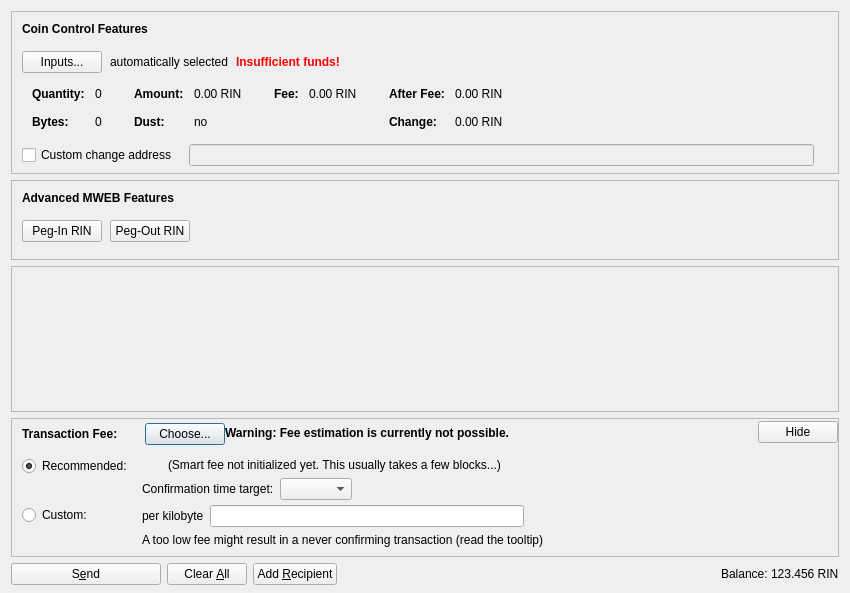
<?xml version="1.0" encoding="UTF-8"?>
<ui version="4.0">
 <class>SendCoinsDialog</class>
 <widget class="QDialog" name="SendCoinsDialog">
  <property name="geometry">
   <rect>
    <x>0</x>
    <y>0</y>
    <width>850</width>
    <height>593</height>
   </rect>
  </property>
  <property name="windowTitle">
   <string>Send Coins</string>
  </property>
  <layout class="QVBoxLayout" name="verticalLayout" stretch="0,0,1,0,0">
   <property name="bottomMargin">
    <number>8</number>
   </property>
   <item>
    <widget class="QFrame" name="frameCoinControl">
     <property name="sizePolicy">
      <sizepolicy hsizetype="Expanding" vsizetype="Expanding">
       <horstretch>0</horstretch>
       <verstretch>0</verstretch>
      </sizepolicy>
     </property>
     <property name="maximumSize">
      <size>
       <width>16777215</width>
       <height>16777215</height>
      </size>
     </property>
     <property name="frameShape">
      <enum>QFrame::StyledPanel</enum>
     </property>
     <property name="frameShadow">
      <enum>QFrame::Sunken</enum>
     </property>
     <layout class="QVBoxLayout" name="verticalLayoutCoinControl2">
      <property name="spacing">
       <number>0</number>
      </property>
      <property name="leftMargin">
       <number>0</number>
      </property>
      <property name="topMargin">
       <number>0</number>
      </property>
      <property name="rightMargin">
       <number>0</number>
      </property>
      <property name="bottomMargin">
       <number>6</number>
      </property>
      <item>
       <layout class="QVBoxLayout" name="verticalLayoutCoinControl" stretch="0,0,0,0,1">
        <property name="spacing">
         <number>0</number>
        </property>
        <property name="leftMargin">
         <number>10</number>
        </property>
        <property name="topMargin">
         <number>10</number>
        </property>
        <item>
         <layout class="QHBoxLayout" name="horizontalLayoutCoinControl1">
          <property name="bottomMargin">
           <number>15</number>
          </property>
          <item>
           <widget class="QLabel" name="labelCoinControlFeatures">
            <property name="sizePolicy">
             <sizepolicy hsizetype="Preferred" vsizetype="Maximum">
              <horstretch>0</horstretch>
              <verstretch>0</verstretch>
             </sizepolicy>
            </property>
            <property name="font">
             <font>
              <weight>75</weight>
              <bold>true</bold>
             </font>
            </property>
            <property name="styleSheet">
             <string notr="true">font-weight:bold;</string>
            </property>
            <property name="text">
             <string>Coin Control Features</string>
            </property>
           </widget>
          </item>
         </layout>
        </item>
        <item>
         <layout class="QHBoxLayout" name="horizontalLayoutCoinControl2" stretch="0,0,0,0">
          <property name="spacing">
           <number>8</number>
          </property>
          <property name="bottomMargin">
           <number>10</number>
          </property>
          <item>
           <widget class="QPushButton" name="pushButtonCoinControl">
            <property name="styleSheet">
             <string notr="true"/>
            </property>
            <property name="text">
             <string>Inputs...</string>
            </property>
            <property name="autoDefault">
             <bool>false</bool>
            </property>
           </widget>
          </item>
          <item>
           <widget class="QLabel" name="labelCoinControlAutomaticallySelected">
            <property name="text">
             <string>automatically selected</string>
            </property>
            <property name="margin">
             <number>5</number>
            </property>
           </widget>
          </item>
          <item>
           <widget class="QLabel" name="labelCoinControlInsuffFunds">
            <property name="font">
             <font>
              <weight>75</weight>
              <bold>true</bold>
             </font>
            </property>
            <property name="styleSheet">
             <string notr="true">color:red;font-weight:bold;</string>
            </property>
            <property name="text">
             <string>Insufficient funds!</string>
            </property>
            <property name="margin">
             <number>5</number>
            </property>
           </widget>
          </item>
          <item>
           <spacer name="horizontalSpacerCoinControl">
            <property name="orientation">
             <enum>Qt::Horizontal</enum>
            </property>
            <property name="sizeHint" stdset="0">
             <size>
              <width>40</width>
              <height>1</height>
             </size>
            </property>
           </spacer>
          </item>
         </layout>
        </item>
        <item>
         <widget class="QWidget" name="widgetCoinControl" native="true">
          <property name="sizePolicy">
           <sizepolicy hsizetype="Preferred" vsizetype="Preferred">
            <horstretch>0</horstretch>
            <verstretch>0</verstretch>
           </sizepolicy>
          </property>
          <property name="minimumSize">
           <size>
            <width>0</width>
            <height>0</height>
           </size>
          </property>
          <property name="styleSheet">
           <string notr="true"/>
          </property>
          <layout class="QHBoxLayout" name="horizontalLayoutCoinControl5">
           <property name="leftMargin">
            <number>0</number>
           </property>
           <property name="topMargin">
            <number>0</number>
           </property>
           <property name="rightMargin">
            <number>0</number>
           </property>
           <property name="bottomMargin">
            <number>0</number>
           </property>
           <item>
            <layout class="QHBoxLayout" name="horizontalLayoutCoinControl3" stretch="0,0,0,1">
             <property name="spacing">
              <number>20</number>
             </property>
             <property name="topMargin">
              <number>0</number>
             </property>
             <property name="bottomMargin">
              <number>10</number>
             </property>
             <item>
              <layout class="QFormLayout" name="formLayoutCoinControl1">
               <property name="horizontalSpacing">
                <number>10</number>
               </property>
               <property name="verticalSpacing">
                <number>14</number>
               </property>
               <property name="leftMargin">
                <number>10</number>
               </property>
               <property name="topMargin">
                <number>4</number>
               </property>
               <property name="rightMargin">
                <number>6</number>
               </property>
               <item row="0" column="0">
                <widget class="QLabel" name="labelCoinControlQuantityText">
                 <property name="font">
                  <font>
                   <weight>75</weight>
                   <bold>true</bold>
                  </font>
                 </property>
                 <property name="text">
                  <string>Quantity:</string>
                 </property>
                 <property name="margin">
                  <number>0</number>
                 </property>
                </widget>
               </item>
               <item row="0" column="1">
                <widget class="QLabel" name="labelCoinControlQuantity">
                 <property name="cursor">
                  <cursorShape>IBeamCursor</cursorShape>
                 </property>
                 <property name="contextMenuPolicy">
                  <enum>Qt::ActionsContextMenu</enum>
                 </property>
                 <property name="text">
                  <string notr="true">0</string>
                 </property>
                 <property name="margin">
                  <number>0</number>
                 </property>
                 <property name="textInteractionFlags">
                  <set>Qt::LinksAccessibleByMouse|Qt::TextSelectableByKeyboard|Qt::TextSelectableByMouse</set>
                 </property>
                </widget>
               </item>
               <item row="1" column="0">
                <widget class="QLabel" name="labelCoinControlBytesText">
                 <property name="font">
                  <font>
                   <weight>75</weight>
                   <bold>true</bold>
                  </font>
                 </property>
                 <property name="text">
                  <string>Bytes:</string>
                 </property>
                </widget>
               </item>
               <item row="1" column="1">
                <widget class="QLabel" name="labelCoinControlBytes">
                 <property name="cursor">
                  <cursorShape>IBeamCursor</cursorShape>
                 </property>
                 <property name="contextMenuPolicy">
                  <enum>Qt::ActionsContextMenu</enum>
                 </property>
                 <property name="text">
                  <string notr="true">0</string>
                 </property>
                 <property name="textInteractionFlags">
                  <set>Qt::LinksAccessibleByMouse|Qt::TextSelectableByKeyboard|Qt::TextSelectableByMouse</set>
                 </property>
                </widget>
               </item>
              </layout>
             </item>
             <item>
              <layout class="QFormLayout" name="formLayoutCoinControl2">
               <property name="horizontalSpacing">
                <number>10</number>
               </property>
               <property name="verticalSpacing">
                <number>14</number>
               </property>
               <property name="leftMargin">
                <number>6</number>
               </property>
               <property name="topMargin">
                <number>4</number>
               </property>
               <property name="rightMargin">
                <number>6</number>
               </property>
               <item row="0" column="0">
                <widget class="QLabel" name="labelCoinControlAmountText">
                 <property name="font">
                  <font>
                   <weight>75</weight>
                   <bold>true</bold>
                  </font>
                 </property>
                 <property name="text">
                  <string>Amount:</string>
                 </property>
                 <property name="margin">
                  <number>0</number>
                 </property>
                </widget>
               </item>
               <item row="0" column="1">
                <widget class="QLabel" name="labelCoinControlAmount">
                 <property name="cursor">
                  <cursorShape>IBeamCursor</cursorShape>
                 </property>
                 <property name="contextMenuPolicy">
                  <enum>Qt::ActionsContextMenu</enum>
                 </property>
                 <property name="text">
                  <string notr="true">0.00 RIN</string>
                 </property>
                 <property name="textInteractionFlags">
                  <set>Qt::LinksAccessibleByMouse|Qt::TextSelectableByKeyboard|Qt::TextSelectableByMouse</set>
                 </property>
                </widget>
               </item>
               <item row="1" column="0">
                <widget class="QLabel" name="labelCoinControlLowOutputText">
                 <property name="font">
                  <font>
                   <weight>75</weight>
                   <bold>true</bold>
                  </font>
                 </property>
                 <property name="text">
                  <string>Dust:</string>
                 </property>
                </widget>
               </item>
               <item row="1" column="1">
                <widget class="QLabel" name="labelCoinControlLowOutput">
                 <property name="cursor">
                  <cursorShape>IBeamCursor</cursorShape>
                 </property>
                 <property name="contextMenuPolicy">
                  <enum>Qt::ActionsContextMenu</enum>
                 </property>
                 <property name="text">
                  <string notr="true">no</string>
                 </property>
                 <property name="textInteractionFlags">
                  <set>Qt::LinksAccessibleByMouse|Qt::TextSelectableByKeyboard|Qt::TextSelectableByMouse</set>
                 </property>
                </widget>
               </item>
              </layout>
             </item>
             <item>
              <layout class="QFormLayout" name="formLayoutCoinControl3">
               <property name="horizontalSpacing">
                <number>10</number>
               </property>
               <property name="verticalSpacing">
                <number>14</number>
               </property>
               <property name="leftMargin">
                <number>6</number>
               </property>
               <property name="topMargin">
                <number>4</number>
               </property>
               <property name="rightMargin">
                <number>6</number>
               </property>
               <item row="0" column="0">
                <widget class="QLabel" name="labelCoinControlFeeText">
                 <property name="font">
                  <font>
                   <weight>75</weight>
                   <bold>true</bold>
                  </font>
                 </property>
                 <property name="text">
                  <string>Fee:</string>
                 </property>
                 <property name="margin">
                  <number>0</number>
                 </property>
                </widget>
               </item>
               <item row="0" column="1">
                <widget class="QLabel" name="labelCoinControlFee">
                 <property name="cursor">
                  <cursorShape>IBeamCursor</cursorShape>
                 </property>
                 <property name="contextMenuPolicy">
                  <enum>Qt::ActionsContextMenu</enum>
                 </property>
                 <property name="text">
                  <string notr="true">0.00 RIN</string>
                 </property>
                 <property name="textInteractionFlags">
                  <set>Qt::LinksAccessibleByMouse|Qt::TextSelectableByKeyboard|Qt::TextSelectableByMouse</set>
                 </property>
                </widget>
               </item>
              </layout>
             </item>
             <item>
              <layout class="QFormLayout" name="formLayoutCoinControl4">
               <property name="horizontalSpacing">
                <number>10</number>
               </property>
               <property name="verticalSpacing">
                <number>14</number>
               </property>
               <property name="leftMargin">
                <number>6</number>
               </property>
               <property name="topMargin">
                <number>4</number>
               </property>
               <property name="rightMargin">
                <number>6</number>
               </property>
               <item row="0" column="0">
                <widget class="QLabel" name="labelCoinControlAfterFeeText">
                 <property name="font">
                  <font>
                   <weight>75</weight>
                   <bold>true</bold>
                  </font>
                 </property>
                 <property name="text">
                  <string>After Fee:</string>
                 </property>
                 <property name="margin">
                  <number>0</number>
                 </property>
                </widget>
               </item>
               <item row="0" column="1">
                <widget class="QLabel" name="labelCoinControlAfterFee">
                 <property name="cursor">
                  <cursorShape>IBeamCursor</cursorShape>
                 </property>
                 <property name="contextMenuPolicy">
                  <enum>Qt::ActionsContextMenu</enum>
                 </property>
                 <property name="text">
                  <string notr="true">0.00 RIN</string>
                 </property>
                 <property name="textInteractionFlags">
                  <set>Qt::LinksAccessibleByMouse|Qt::TextSelectableByKeyboard|Qt::TextSelectableByMouse</set>
                 </property>
                </widget>
               </item>
               <item row="1" column="0">
                <widget class="QLabel" name="labelCoinControlChangeText">
                 <property name="font">
                  <font>
                   <weight>75</weight>
                   <bold>true</bold>
                  </font>
                 </property>
                 <property name="text">
                  <string>Change:</string>
                 </property>
                </widget>
               </item>
               <item row="1" column="1">
                <widget class="QLabel" name="labelCoinControlChange">
                 <property name="cursor">
                  <cursorShape>IBeamCursor</cursorShape>
                 </property>
                 <property name="contextMenuPolicy">
                  <enum>Qt::ActionsContextMenu</enum>
                 </property>
                 <property name="text">
                  <string notr="true">0.00 RIN</string>
                 </property>
                 <property name="textInteractionFlags">
                  <set>Qt::LinksAccessibleByMouse|Qt::TextSelectableByKeyboard|Qt::TextSelectableByMouse</set>
                 </property>
                </widget>
               </item>
              </layout>
             </item>
            </layout>
           </item>
          </layout>
         </widget>
        </item>
        <item>
         <layout class="QHBoxLayout" name="horizontalLayoutCoinControl4" stretch="0,0,0">
          <property name="spacing">
           <number>12</number>
          </property>
          <property name="sizeConstraint">
           <enum>QLayout::SetDefaultConstraint</enum>
          </property>
          <property name="topMargin">
           <number>5</number>
          </property>
          <property name="rightMargin">
           <number>5</number>
          </property>
          <item>
           <widget class="QCheckBox" name="checkBoxCoinControlChange">
            <property name="toolTip">
             <string>If this is activated, but the change address is empty or invalid, change will be sent to a newly generated address.</string>
            </property>
            <property name="text">
             <string>Custom change address</string>
            </property>
           </widget>
          </item>
          <item>
           <widget class="QValidatedLineEdit" name="lineEditCoinControlChange">
            <property name="enabled">
             <bool>false</bool>
            </property>
            <property name="sizePolicy">
             <sizepolicy hsizetype="Expanding" vsizetype="Fixed">
              <horstretch>0</horstretch>
              <verstretch>0</verstretch>
             </sizepolicy>
            </property>
           </widget>
          </item>
          <item>
           <widget class="QLabel" name="labelCoinControlChangeLabel">
            <property name="sizePolicy">
             <sizepolicy hsizetype="Preferred" vsizetype="Expanding">
              <horstretch>0</horstretch>
              <verstretch>0</verstretch>
             </sizepolicy>
            </property>
            <property name="minimumSize">
             <size>
              <width>0</width>
              <height>0</height>
             </size>
            </property>
            <property name="text">
             <string/>
            </property>
            <property name="margin">
             <number>3</number>
            </property>
           </widget>
          </item>
         </layout>
        </item>
        <item>
         <spacer name="verticalSpacerCoinControl">
          <property name="orientation">
           <enum>Qt::Vertical</enum>
          </property>
          <property name="sizeHint" stdset="0">
           <size>
            <width>800</width>
            <height>1</height>
           </size>
          </property>
         </spacer>
        </item>
       </layout>
      </item>
     </layout>
    </widget>
   </item>
   <item>
    <widget class="QFrame" name="frameMWEBFeatures">
     <property name="sizePolicy">
      <sizepolicy hsizetype="Expanding" vsizetype="Expanding">
       <horstretch>0</horstretch>
       <verstretch>0</verstretch>
      </sizepolicy>
     </property>
     <property name="maximumSize">
      <size>
       <width>16777215</width>
       <height>16777215</height>
      </size>
     </property>
     <property name="frameShape">
      <enum>QFrame::StyledPanel</enum>
     </property>
     <property name="frameShadow">
      <enum>QFrame::Sunken</enum>
     </property>
     <layout class="QVBoxLayout" name="verticalLayoutMWEBFeatures2">
      <property name="spacing">
       <number>0</number>
      </property>
      <property name="leftMargin">
       <number>0</number>
      </property>
      <property name="topMargin">
       <number>0</number>
      </property>
      <property name="rightMargin">
       <number>0</number>
      </property>
      <property name="bottomMargin">
       <number>6</number>
      </property>
      <item>
       <layout class="QVBoxLayout" name="verticalLayoutMWEBFeatures" stretch="0,0,1">
        <property name="spacing">
         <number>0</number>
        </property>
        <property name="leftMargin">
         <number>10</number>
        </property>
        <property name="topMargin">
         <number>10</number>
        </property>
        <item>
         <layout class="QHBoxLayout" name="horizontalLayoutMWEBFeatures1">
          <property name="bottomMargin">
           <number>15</number>
          </property>
          <item>
           <widget class="QLabel" name="labelMWEBFeatures">
            <property name="sizePolicy">
             <sizepolicy hsizetype="Preferred" vsizetype="Maximum">
              <horstretch>0</horstretch>
              <verstretch>0</verstretch>
             </sizepolicy>
            </property>
            <property name="font">
             <font>
              <weight>75</weight>
              <bold>true</bold>
             </font>
            </property>
            <property name="styleSheet">
             <string notr="true">font-weight:bold;</string>
            </property>
            <property name="text">
             <string>Advanced MWEB Features</string>
            </property>
           </widget>
          </item>
         </layout>
        </item>
        <item>
         <layout class="QHBoxLayout" name="horizontalLayoutMWEBFeatures2" stretch="0,0,0">
          <property name="spacing">
           <number>8</number>
          </property>
          <property name="bottomMargin">
           <number>10</number>
          </property>
          <item>
           <widget class="QPushButton" name="pushButtonMWEBPegIn">
            <property name="styleSheet">
             <string notr="true"/>
            </property>
            <property name="text">
             <string>Peg-In RIN</string>
            </property>
            <property name="checkable">
             <bool>true</bool>
            </property>
            <property name="autoDefault">
             <bool>false</bool>
            </property>
           </widget>
          </item>
          <item>
           <widget class="QPushButton" name="pushButtonMWEBPegOut">
            <property name="styleSheet">
             <string notr="true"/>
            </property>
            <property name="text">
             <string>Peg-Out RIN</string>
            </property>
            <property name="checkable">
             <bool>true</bool>
            </property>
            <property name="autoDefault">
             <bool>false</bool>
            </property>
           </widget>
          </item>
          <item>
           <spacer name="horizontalSpacerMWEBFeatures">
            <property name="orientation">
             <enum>Qt::Horizontal</enum>
            </property>
            <property name="sizeHint" stdset="0">
             <size>
              <width>40</width>
              <height>1</height>
             </size>
            </property>
           </spacer>
          </item>
         </layout>
        </item>
        <item>
         <spacer name="verticalSpacerMWEBFeatures">
          <property name="orientation">
           <enum>Qt::Vertical</enum>
          </property>
          <property name="sizeHint" stdset="0">
           <size>
            <width>800</width>
            <height>1</height>
           </size>
          </property>
         </spacer>
        </item>
       </layout>
      </item>
     </layout>
    </widget>
   </item>
   <item>
    <widget class="QScrollArea" name="scrollArea">
     <property name="widgetResizable">
      <bool>true</bool>
     </property>
     <widget class="QWidget" name="scrollAreaWidgetContents">
      <property name="geometry">
       <rect>
        <x>0</x>
        <y>0</y>
        <width>830</width>
        <height>68</height>
       </rect>
      </property>
      <layout class="QVBoxLayout" name="verticalLayout_2" stretch="0,1">
       <property name="leftMargin">
        <number>0</number>
       </property>
       <property name="topMargin">
        <number>0</number>
       </property>
       <property name="rightMargin">
        <number>0</number>
       </property>
       <property name="bottomMargin">
        <number>0</number>
       </property>
       <item>
        <layout class="QVBoxLayout" name="entries">
         <property name="spacing">
          <number>6</number>
         </property>
        </layout>
       </item>
       <item>
        <spacer name="verticalSpacer">
         <property name="orientation">
          <enum>Qt::Vertical</enum>
         </property>
         <property name="sizeHint" stdset="0">
          <size>
           <width>20</width>
           <height>40</height>
          </size>
         </property>
        </spacer>
       </item>
      </layout>
     </widget>
    </widget>
   </item>
   <item>
    <widget class="QFrame" name="frameFee">
     <property name="sizePolicy">
      <sizepolicy hsizetype="Expanding" vsizetype="Expanding">
       <horstretch>0</horstretch>
       <verstretch>0</verstretch>
      </sizepolicy>
     </property>
     <property name="maximumSize">
      <size>
       <width>16777215</width>
       <height>16777215</height>
      </size>
     </property>
     <property name="frameShape">
      <enum>QFrame::StyledPanel</enum>
     </property>
     <property name="frameShadow">
      <enum>QFrame::Sunken</enum>
     </property>
     <layout class="QVBoxLayout" name="verticalLayoutFee1">
      <property name="spacing">
       <number>0</number>
      </property>
      <property name="leftMargin">
       <number>0</number>
      </property>
      <property name="topMargin">
       <number>0</number>
      </property>
      <property name="rightMargin">
       <number>0</number>
      </property>
      <property name="bottomMargin">
       <number>0</number>
      </property>
      <item>
       <layout class="QVBoxLayout" name="verticalLayoutFee2" stretch="0,0,0">
        <property name="spacing">
         <number>0</number>
        </property>
        <property name="leftMargin">
         <number>10</number>
        </property>
        <property name="topMargin">
         <number>0</number>
        </property>
        <item>
         <layout class="QHBoxLayout" name="horizontalLayoutFee1">
          <property name="bottomMargin">
           <number>0</number>
          </property>
          <item>
           <layout class="QVBoxLayout" name="verticalLayoutFee7">
            <property name="spacing">
             <number>0</number>
            </property>
            <item>
             <spacer name="verticalSpacerSmartFee">
              <property name="orientation">
               <enum>Qt::Vertical</enum>
              </property>
              <property name="sizeType">
               <enum>QSizePolicy::Fixed</enum>
              </property>
              <property name="sizeHint" stdset="0">
               <size>
                <width>1</width>
                <height>4</height>
               </size>
              </property>
             </spacer>
            </item>
            <item>
             <layout class="QHBoxLayout" name="horizontalLayoutSmartFee">
              <property name="spacing">
               <number>10</number>
              </property>
              <item>
               <widget class="QLabel" name="labelFeeHeadline">
                <property name="sizePolicy">
                 <sizepolicy hsizetype="Preferred" vsizetype="Maximum">
                  <horstretch>0</horstretch>
                  <verstretch>0</verstretch>
                 </sizepolicy>
                </property>
                <property name="font">
                 <font>
                  <weight>75</weight>
                  <bold>true</bold>
                 </font>
                </property>
                <property name="styleSheet">
                 <string notr="true">font-weight:bold;</string>
                </property>
                <property name="text">
                 <string>Transaction Fee:</string>
                </property>
               </widget>
              </item>
              <item>
               <widget class="QLabel" name="labelFeeMinimized">
                <property name="text">
                 <string/>
                </property>
               </widget>
              </item>
              <item>
               <widget class="QPushButton" name="buttonChooseFee">
                <property name="text">
                 <string>Choose...</string>
                </property>
               </widget>
              </item>
             </layout>
            </item>
            <item>
             <spacer name="verticalSpacer_5">
              <property name="orientation">
               <enum>Qt::Vertical</enum>
              </property>
              <property name="sizeHint" stdset="0">
               <size>
                <width>1</width>
                <height>1</height>
               </size>
              </property>
             </spacer>
            </item>
           </layout>
          </item>
          <item>
           <widget class="QLabel" name="fallbackFeeWarningLabel">
            <property name="toolTip">
             <string>Using the fallbackfee can result in sending a transaction that will take several hours or days (or never) to confirm. Consider choosing your fee manually or wait until you have validated the complete chain.</string>
            </property>
            <property name="font">
            <font>
                <weight>75</weight>
                <bold>true</bold>
            </font>
            </property>
            <property name="text">
             <string>Warning: Fee estimation is currently not possible.</string>
            </property>
            <property name="wordWrap">
             <bool>false</bool>
            </property>
           </widget>
          </item>
          <item>
           <spacer name="horizontalSpacer_4">
            <property name="orientation">
             <enum>Qt::Horizontal</enum>
            </property>
            <property name="sizeType">
             <enum>QSizePolicy::MinimumExpanding</enum>
            </property>
            <property name="sizeHint" stdset="0">
             <size>
              <width>40</width>
              <height>20</height>
             </size>
            </property>
           </spacer>
          </item>
          <item>
           <widget class="QPushButton" name="buttonMinimizeFee">
            <property name="toolTip">
             <string>Hide transaction fee settings</string>
            </property>
            <property name="text">
             <string>Hide</string>
            </property>
           </widget>
          </item>
         </layout>
        </item>
        <item>
         <widget class="QFrame" name="frameFeeSelection">
          <layout class="QVBoxLayout" name="verticalLayoutFee12">
           <property name="spacing">
            <number>0</number>
           </property>
           <property name="leftMargin">
            <number>0</number>
           </property>
           <property name="topMargin">
            <number>0</number>
           </property>
           <property name="rightMargin">
            <number>0</number>
           </property>
           <property name="bottomMargin">
            <number>0</number>
           </property>
           <item>
            <layout class="QGridLayout" name="gridLayoutFee">
             <property name="topMargin">
              <number>10</number>
             </property>
             <property name="bottomMargin">
              <number>4</number>
             </property>
             <property name="horizontalSpacing">
              <number>10</number>
             </property>
             <property name="verticalSpacing">
              <number>4</number>
             </property>
             <item row="1" column="1">
              <layout class="QVBoxLayout" name="verticalLayoutFee8">
               <property name="spacing">
                <number>6</number>
               </property>
               <item>
                <layout class="QHBoxLayout" name="horizontalLayoutFee13">
                 <item>
                  <widget class="QLabel" name="labelCustomPerKilobyte">
                   <property name="toolTip">
                    <string>Specify a custom fee per kB (1,000 bytes) of the transaction's virtual size.

Note:  Since the fee is calculated on a per-byte basis, a fee of "100 satoshis per kB" for a transaction size of 500 bytes (half of 1 kB) would ultimately yield a fee of only 50 satoshis.</string>
                   </property>
                   <property name="text">
                    <string>per kilobyte</string>
                   </property>
                  </widget>
                 </item>
                 <item>
                  <widget class="BitcoinAmountField" name="customFee"/>
                 </item>
                 <item>
                  <spacer name="horizontalSpacer_6">
                   <property name="orientation">
                    <enum>Qt::Horizontal</enum>
                   </property>
                   <property name="sizeHint" stdset="0">
                    <size>
                     <width>1</width>
                     <height>1</height>
                    </size>
                   </property>
                  </spacer>
                 </item>
                </layout>
               </item>
               <item>
                <layout class="QHBoxLayout" name="horizontalLayoutFee8">
                 <item>
                  <widget class="QLabel" name="labelCustomFeeWarning">
                   <property name="enabled">
                    <bool>true</bool>
                   </property>
                   <property name="toolTip">
                    <string>When there is less transaction volume than space in the blocks, miners as well as relaying nodes may enforce a minimum fee. Paying only this minimum fee is just fine, but be aware that this can result in a never confirming transaction once there is more demand for rincoin transactions than the network can process.</string>
                   </property>
                   <property name="text">
                    <string>A too low fee might result in a never confirming transaction (read the tooltip)</string>
                   </property>
                  </widget>
                 </item>
                 <item>
                  <spacer name="horizontalSpacer_2">
                   <property name="orientation">
                    <enum>Qt::Horizontal</enum>
                   </property>
                   <property name="sizeHint" stdset="0">
                    <size>
                     <width>1</width>
                     <height>1</height>
                    </size>
                   </property>
                  </spacer>
                 </item>
                </layout>
               </item>
              </layout>
             </item>
             <item row="0" column="0">
              <layout class="QVBoxLayout" name="verticalLayoutFee4" stretch="0,1">
               <item>
                <widget class="QRadioButton" name="radioSmartFee">
                 <property name="text">
                  <string>Recommended:</string>
                 </property>
                 <property name="checked">
                  <bool>true</bool>
                 </property>
                 <attribute name="buttonGroup">
                  <string notr="true">groupFee</string>
                 </attribute>
                </widget>
               </item>
               <item>
                <spacer name="verticalSpacer_2">
                 <property name="orientation">
                  <enum>Qt::Vertical</enum>
                 </property>
                 <property name="sizeHint" stdset="0">
                  <size>
                   <width>1</width>
                   <height>1</height>
                  </size>
                 </property>
                </spacer>
               </item>
              </layout>
             </item>
             <item row="1" column="0">
              <layout class="QVBoxLayout" name="verticalLayoutFee9" stretch="0,1">
               <item>
                <widget class="QRadioButton" name="radioCustomFee">
                 <property name="text">
                  <string>Custom:</string>
                 </property>
                 <attribute name="buttonGroup">
                  <string notr="true">groupFee</string>
                 </attribute>
                </widget>
               </item>
               <item>
                <spacer name="verticalSpacer_6">
                 <property name="orientation">
                  <enum>Qt::Vertical</enum>
                 </property>
                 <property name="sizeHint" stdset="0">
                  <size>
                   <width>1</width>
                   <height>1</height>
                  </size>
                 </property>
                </spacer>
               </item>
              </layout>
             </item>
             <item row="0" column="1">
              <layout class="QVBoxLayout" name="verticalLayoutFee3" stretch="0,0,1">
               <property name="spacing">
                <number>6</number>
               </property>
               <property name="topMargin">
                <number>2</number>
               </property>
               <item>
                <layout class="QHBoxLayout" name="horizontalLayoutFee12">
                 <item>
                  <widget class="QLabel" name="labelSmartFee">
                   <property name="text">
                    <string/>
                   </property>
                  </widget>
                 </item>
                 <item>
                  <widget class="QLabel" name="labelFeeEstimation">
                   <property name="text">
                    <string/>
                   </property>
                  </widget>
                 </item>
                 <item>
                  <widget class="QLabel" name="labelSmartFee2">
                   <property name="text">
                    <string>(Smart fee not initialized yet. This usually takes a few blocks...)</string>
                   </property>
                  </widget>
                 </item>
                 <item>
                  <spacer name="horizontalSpacer_5">
                   <property name="orientation">
                    <enum>Qt::Horizontal</enum>
                   </property>
                   <property name="sizeHint" stdset="0">
                    <size>
                     <width>1</width>
                     <height>1</height>
                    </size>
                   </property>
                  </spacer>
                 </item>
                </layout>
               </item>
               <item>
                <layout class="QHBoxLayout" name="horizontalLayoutFee9">
                 <item>
                  <layout class="QVBoxLayout" name="verticalLayoutFee6">
                   <item>
                    <widget class="QLabel" name="labelSmartFee3">
                     <property name="text">
                      <string>Confirmation time target:</string>
                     </property>
                    </widget>
                   </item>
                  </layout>
                 </item>
                 <item>
                  <layout class="QVBoxLayout" name="verticalLayoutFee5">
                   <property name="rightMargin">
                    <number>30</number>
                   </property>
                   <item>
                    <layout class="QHBoxLayout" name="horizontalLayoutConfTarget">
                     <property name="bottomMargin">
                      <number>0</number>
                     </property>
                     <item>
                      <widget class="QComboBox" name="confTargetSelector"/>
                     </item>
                     <item>
                      <spacer name="horizontalSpacerConfTarget">
                       <property name="orientation">
                        <enum>Qt::Horizontal</enum>
                       </property>
                       <property name="sizeHint" stdset="0">
                        <size>
                         <width>40</width>
                         <height>20</height>
                        </size>
                       </property>
                      </spacer>
                     </item>
                    </layout>
                   </item>
                  </layout>
                 </item>
                </layout>
               </item>
               <item>
                <spacer name="verticalSpacer_4">
                 <property name="orientation">
                  <enum>Qt::Vertical</enum>
                 </property>
                 <property name="sizeHint" stdset="0">
                  <size>
                   <width>1</width>
                   <height>1</height>
                  </size>
                 </property>
                </spacer>
               </item>
              </layout>
             </item>
            </layout>
           </item>
          </layout>
         </widget>
        </item>
        <item>
         <spacer name="verticalSpacerFee">
          <property name="orientation">
           <enum>Qt::Vertical</enum>
          </property>
          <property name="sizeHint" stdset="0">
           <size>
            <width>40</width>
            <height>5</height>
           </size>
          </property>
         </spacer>
        </item>
       </layout>
      </item>
     </layout>
    </widget>
   </item>
   <item>
    <layout class="QHBoxLayout" name="horizontalLayout">
     <item>
      <widget class="QPushButton" name="sendButton">
       <property name="minimumSize">
        <size>
         <width>150</width>
         <height>0</height>
        </size>
       </property>
       <property name="toolTip">
        <string>Confirm the send action</string>
       </property>
       <property name="text">
        <string>S&amp;end</string>
       </property>
       <property name="icon">
        <iconset resource="../rincoin.qrc">
         <normaloff>:/icons/send</normaloff>:/icons/send</iconset>
       </property>
       <property name="autoDefault">
        <bool>false</bool>
       </property>
       <property name="default">
        <bool>false</bool>
       </property>
      </widget>
     </item>
     <item>
      <widget class="QPushButton" name="clearButton">
       <property name="sizePolicy">
        <sizepolicy hsizetype="Minimum" vsizetype="Fixed">
         <horstretch>0</horstretch>
         <verstretch>0</verstretch>
        </sizepolicy>
       </property>
       <property name="toolTip">
        <string>Clear all fields of the form.</string>
       </property>
       <property name="text">
        <string>Clear &amp;All</string>
       </property>
       <property name="icon">
        <iconset resource="../rincoin.qrc">
         <normaloff>:/icons/remove</normaloff>:/icons/remove</iconset>
       </property>
       <property name="autoDefault">
        <bool>false</bool>
       </property>
      </widget>
     </item>
     <item>
      <widget class="QPushButton" name="addButton">
       <property name="toolTip">
        <string>Send to multiple recipients at once</string>
       </property>
       <property name="text">
        <string>Add &amp;Recipient</string>
       </property>
       <property name="icon">
        <iconset resource="../rincoin.qrc">
         <normaloff>:/icons/add</normaloff>:/icons/add</iconset>
       </property>
       <property name="autoDefault">
        <bool>false</bool>
       </property>
      </widget>
     </item>
     <item>
      <spacer name="horizontalSpacer">
       <property name="orientation">
        <enum>Qt::Horizontal</enum>
       </property>
       <property name="sizeHint" stdset="0">
        <size>
         <width>40</width>
         <height>20</height>
        </size>
       </property>
      </spacer>
     </item>
     <item>
      <layout class="QHBoxLayout" name="horizontalLayout_2">
       <property name="spacing">
        <number>3</number>
       </property>
       <item>
        <widget class="QLabel" name="labelBalanceName">
         <property name="sizePolicy">
          <sizepolicy hsizetype="Preferred" vsizetype="Fixed">
           <horstretch>0</horstretch>
           <verstretch>0</verstretch>
          </sizepolicy>
         </property>
         <property name="text">
          <string>Balance:</string>
         </property>
        </widget>
       </item>
       <item>
        <widget class="QLabel" name="labelBalance">
         <property name="sizePolicy">
          <sizepolicy hsizetype="Preferred" vsizetype="Fixed">
           <horstretch>0</horstretch>
           <verstretch>0</verstretch>
          </sizepolicy>
         </property>
         <property name="cursor">
          <cursorShape>IBeamCursor</cursorShape>
         </property>
         <property name="text">
          <string notr="true">123.456 RIN</string>
         </property>
         <property name="textInteractionFlags">
          <set>Qt::LinksAccessibleByMouse|Qt::TextSelectableByKeyboard|Qt::TextSelectableByMouse</set>
         </property>
        </widget>
       </item>
      </layout>
     </item>
    </layout>
   </item>
  </layout>
 </widget>
 <customwidgets>
  <customwidget>
   <class>QValidatedLineEdit</class>
   <extends>QLineEdit</extends>
   <header>qt/qvalidatedlineedit.h</header>
  </customwidget>
  <customwidget>
   <class>BitcoinAmountField</class>
   <extends>QLineEdit</extends>
   <header>qt/bitcoinamountfield.h</header>
   <container>1</container>
  </customwidget>
 </customwidgets>
 <resources>
  <include location="../rincoin.qrc"/>
 </resources>
 <connections/>
 <buttongroups>
  <buttongroup name="groupFee"/>
 </buttongroups>
</ui>
